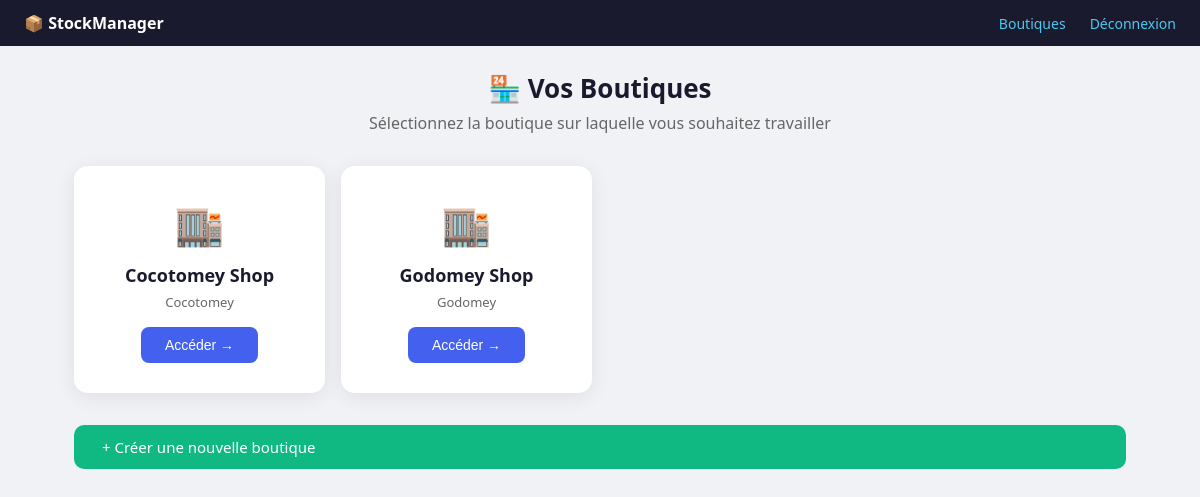
Page /boutiques/ (signed in) on the committed database.
### stock/models.py (models this page shows, shortened)
class Boutique(models.Model):
    nom = models.CharField(max_length=100)
    adresse = models.CharField(max_length=255, blank=True)
    telephone = models.CharField(max_length=20, blank=True)
    proprietaire = models.ForeignKey(
        User,
        on_delete=models.CASCADE,
        related_name='boutiques'
    )
    date_creation = models.DateTimeField(auto_now_add=True)
    est_active = models.BooleanField(default=True)
    class Meta:
        verbose_name = "Boutique"
        ordering = ['nom']

### stock/views.py (the view, shortened to what this page needs)
# urls.py: path('boutiques/', views.choisir_boutique, name='choisir_boutique'),
@login_required
def choisir_boutique(request):
    user = request.user
    profil, _ = ProfilEmploye.objects.get_or_create(user=user)
    if not profil.role:
        profil.role = 'proprietaire'
        profil.save()
    if profil.est_proprietaire:
        boutiques = Boutique.objects.filter(proprietaire=user, est_active=True)
    return render(request, 'stock/choisir_boutique.html', {'boutiques': boutiques})

### stock/context_processors.py (called while the page is built)
def demandes_en_attente(request):
    if not request.user.is_authenticated:
        return {}
    try:
        if request.user.profil.est_proprietaire:
            boutiques = Boutique.objects.filter(proprietaire=request.user)
            nb = DemandeArrivage.objects.filter(
                boutique__in=boutiques,
                statut='en_attente'
            ).count()
            return {'nb_demandes_attente': nb}
    except Exception:
        pass
    return {'nb_demandes_attente': 0}

### stock/models.py (called while the page is built)
    @property
    def est_proprietaire(self):
        return self.role == 'proprietaire'

### stock/templates/stock/choisir_boutique.html (shortened to what this page needs)
{% extends 'stock/base.html' %}
{% block content %}
<div class="page-header">
    <h1>🏪 Vos Boutiques</h1>
    <p>Sélectionnez la boutique sur laquelle vous souhaitez travailler</p>
</div>
{% if boutiques %}
<div class="boutiques-grid">
    {% for boutique in boutiques %}
    <div class="boutique-card">
        <div class="icon">🏬</div>
        <h2>{{ boutique.nom }}</h2>
        <p>{{ boutique.adresse|default:"Adresse non renseignée" }}</p>
        <form method="post">
            <button type="submit" class="btn-select">Accéder →</button>
        </form>
    </div>
    {% endfor %}
</div>
{% else %}
<div class="empty">
    <p style="font-size:48px">📦</p>
    <p>Vous n'avez aucune boutique pour le moment.</p>
</div>
{% endif %}
{% if user.profil.est_proprietaire %}
<a href="{% url 'creer_boutique' %}" class="btn-creer">+ Créer une nouvelle boutique</a>
{% endif %}
{% endblock %}

### stock/templates/stock/base.html (style rules this page uses)
* { box-sizing: border-box; margin: 0; padding: 0; }
body { font-family: 'Segoe UI', sans-serif; background: #f0f2f5; color: #1a1a2e; }

### stock/templates/stock/choisir_boutique.html (style rules this page uses)
.page-header { text-align: center; margin-bottom: 32px; }
.page-header h1 { font-size: 26px; }
.page-header p { color: #666; margin-top: 6px; }
.boutiques-grid { display: grid; grid-template-columns: repeat(auto-fill, minmax(240px, 1fr)); gap: 16px; }
.boutique-card { background: white; border-radius: 14px; padding: 28px; text-align: center; box-shadow: 0 4px 20px rgba(0,0,0,0.08); border: 2px solid transparent; transition: all .2s; cursor: pointer; }
.boutique-card .icon { font-size: 40px; margin-bottom: 12px; }
.boutique-card h2 { font-size: 18px; margin-bottom: 6px; }
.boutique-card p { font-size: 13px; color: #666; }
.btn-select { margin-top: 16px; padding: 10px 24px; background: #4361ee; color: white; border: none; border-radius: 8px; font-size: 14px; cursor: pointer; }
.btn-creer { display: block; margin: 32px auto 0; padding: 12px 28px; background: #10b981; color: white; border: none; border-radius: 10px; font-size: 15px; cursor: pointer; text-decoration: none; }

### rows in the picture
Boutique: nom "Cocotomey Shop", adresse "Cocotomey"
Boutique: nom "Godomey Shop", adresse "Godomey"
